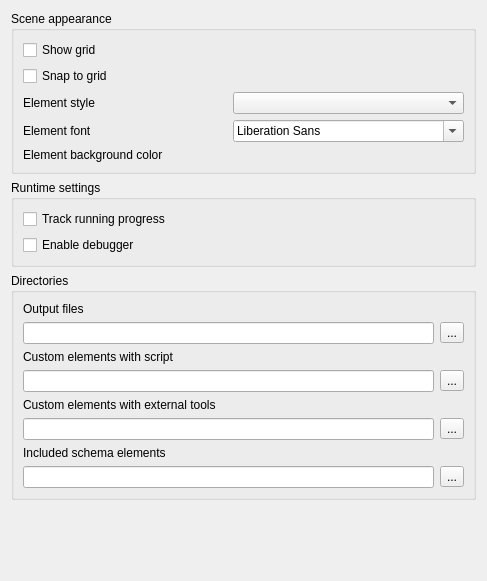
<?xml version="1.0" encoding="UTF-8"?>
<ui version="4.0">
 <class>WorkflowSettingsWidget</class>
 <widget class="QWidget" name="WorkflowSettingsWidget">
  <property name="geometry">
   <rect>
    <x>0</x>
    <y>0</y>
    <width>487</width>
    <height>581</height>
   </rect>
  </property>
  <property name="windowTitle">
   <string>Resource settings</string>
  </property>
  <layout class="QVBoxLayout" name="verticalLayout_4">
   <item>
    <widget class="QGroupBox" name="groupBox_2">
     <property name="title">
      <string>Scene appearance</string>
     </property>
     <layout class="QGridLayout" name="gridLayout">
      <item row="0" column="0">
       <widget class="QCheckBox" name="gridBox">
        <property name="text">
         <string>Show grid</string>
        </property>
       </widget>
      </item>
      <item row="1" column="0">
       <widget class="QCheckBox" name="snapBox">
        <property name="text">
         <string>Snap to grid</string>
        </property>
       </widget>
      </item>
      <item row="2" column="0">
       <widget class="QLabel" name="label_2">
        <property name="text">
         <string>Element style</string>
        </property>
       </widget>
      </item>
      <item row="2" column="1">
       <widget class="QComboBox" name="styleCombo"/>
      </item>
      <item row="3" column="0">
       <widget class="QLabel" name="label">
        <property name="text">
         <string>Element font</string>
        </property>
       </widget>
      </item>
      <item row="3" column="1">
       <widget class="QFontComboBox" name="fontCombo"/>
      </item>
      <item row="4" column="0">
       <widget class="QLabel" name="label_3">
        <property name="text">
         <string>Element background color</string>
        </property>
       </widget>
      </item>
      <item row="4" column="1">
       <widget class="QWidget" name="colorWidget" native="true">
        <property name="sizePolicy">
         <sizepolicy hsizetype="Preferred" vsizetype="Fixed">
          <horstretch>0</horstretch>
          <verstretch>0</verstretch>
         </sizepolicy>
        </property>
       </widget>
      </item>
     </layout>
    </widget>
   </item>
   <item>
    <widget class="QGroupBox" name="groupBox_3">
     <property name="title">
      <string>Runtime settings</string>
     </property>
     <layout class="QVBoxLayout" name="verticalLayout_3">
      <item>
       <widget class="QCheckBox" name="lockBox">
        <property name="text">
         <string>Track running progress</string>
        </property>
       </widget>
      </item>
      <item>
       <widget class="QCheckBox" name="debuggerBox">
        <property name="text">
         <string>Enable debugger</string>
        </property>
        <property name="tristate">
         <bool>false</bool>
        </property>
       </widget>
      </item>
     </layout>
    </widget>
   </item>
   <item>
    <widget class="QGroupBox" name="groupBox_4">
     <property name="title">
      <string>Directories</string>
     </property>
     <layout class="QVBoxLayout" name="verticalLayout">
      <item>
       <widget class="QLabel" name="label_7">
        <property name="text">
         <string>Output files</string>
        </property>
       </widget>
      </item>
      <item>
       <layout class="QHBoxLayout" name="horizontalLayout_7">
        <item>
         <widget class="QLineEdit" name="workflowOutputEdit"/>
        </item>
        <item>
         <widget class="QToolButton" name="workflowOutputButton">
          <property name="text">
           <string notr="true">...</string>
          </property>
         </widget>
        </item>
       </layout>
      </item>
      <item>
       <widget class="QLabel" name="label_4">
        <property name="text">
         <string>Custom elements with script</string>
        </property>
       </widget>
      </item>
      <item>
       <layout class="QHBoxLayout" name="horizontalLayout">
        <item>
         <widget class="QLineEdit" name="dirEdit"/>
        </item>
        <item>
         <widget class="QToolButton" name="dirButton">
          <property name="text">
           <string notr="true">...</string>
          </property>
         </widget>
        </item>
       </layout>
      </item>
      <item>
       <widget class="QLabel" name="label_5">
        <property name="text">
         <string>Custom elements with external tools</string>
        </property>
       </widget>
      </item>
      <item>
       <layout class="QHBoxLayout" name="horizontalLayout_2">
        <item>
         <widget class="QLineEdit" name="extToolDirEdit"/>
        </item>
        <item>
         <widget class="QToolButton" name="extToolDirButton">
          <property name="text">
           <string notr="true">...</string>
          </property>
         </widget>
        </item>
       </layout>
      </item>
      <item>
       <widget class="QLabel" name="label_6">
        <property name="text">
         <string>Included schema elements</string>
        </property>
       </widget>
      </item>
      <item>
       <layout class="QHBoxLayout" name="horizontalLayout_6">
        <item>
         <widget class="QLineEdit" name="includedlDirEdit"/>
        </item>
        <item>
         <widget class="QToolButton" name="includedDirButton">
          <property name="text">
           <string notr="true">...</string>
          </property>
         </widget>
        </item>
       </layout>
      </item>
     </layout>
    </widget>
   </item>
   <item>
    <spacer name="verticalSpacer">
     <property name="orientation">
      <enum>Qt::Vertical</enum>
     </property>
     <property name="sizeHint" stdset="0">
      <size>
       <width>20</width>
       <height>178</height>
      </size>
     </property>
    </spacer>
   </item>
  </layout>
 </widget>
 <resources/>
 <connections/>
</ui>
